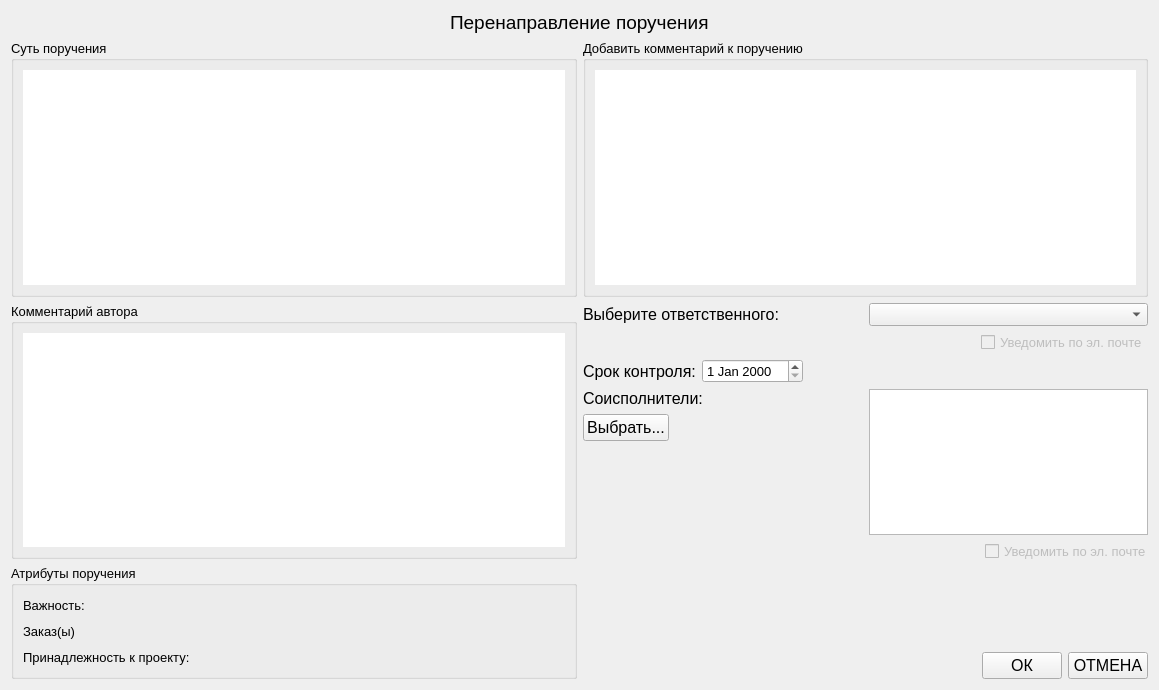
<?xml version="1.0" encoding="UTF-8"?>
<ui version="4.0">
 <class>RedirectTaskWindow</class>
 <widget class="QWidget" name="RedirectTaskWindow">
  <property name="windowModality">
   <enum>Qt::ApplicationModal</enum>
  </property>
  <property name="geometry">
   <rect>
    <x>0</x>
    <y>0</y>
    <width>1159</width>
    <height>690</height>
   </rect>
  </property>
  <property name="font">
   <font>
    <pointsize>10</pointsize>
   </font>
  </property>
  <property name="windowTitle">
   <string>Перенаправление поручения</string>
  </property>
  <layout class="QVBoxLayout" name="verticalLayout_10">
   <item>
    <layout class="QHBoxLayout" name="horizontalLayout_15">
     <item>
      <spacer name="horizontalSpacer_10">
       <property name="orientation">
        <enum>Qt::Horizontal</enum>
       </property>
       <property name="sizeHint" stdset="0">
        <size>
         <width>40</width>
         <height>20</height>
        </size>
       </property>
      </spacer>
     </item>
     <item>
      <widget class="QLabel" name="label_5">
       <property name="font">
        <font>
         <pointsize>14</pointsize>
        </font>
       </property>
       <property name="text">
        <string>Перенаправление поручения</string>
       </property>
      </widget>
     </item>
     <item>
      <spacer name="horizontalSpacer_11">
       <property name="orientation">
        <enum>Qt::Horizontal</enum>
       </property>
       <property name="sizeHint" stdset="0">
        <size>
         <width>40</width>
         <height>20</height>
        </size>
       </property>
      </spacer>
     </item>
    </layout>
   </item>
   <item>
    <layout class="QHBoxLayout" name="horizontalLayout_11">
     <item>
      <layout class="QVBoxLayout" name="verticalLayout_2">
       <item>
        <widget class="QGroupBox" name="groupBox_5">
         <property name="palette">
          <palette>
           <active>
            <colorrole role="WindowText">
             <brush brushstyle="SolidPattern">
              <color alpha="255">
               <red>0</red>
               <green>0</green>
               <blue>0</blue>
              </color>
             </brush>
            </colorrole>
           </active>
           <inactive>
            <colorrole role="WindowText">
             <brush brushstyle="SolidPattern">
              <color alpha="255">
               <red>0</red>
               <green>0</green>
               <blue>0</blue>
              </color>
             </brush>
            </colorrole>
           </inactive>
           <disabled>
            <colorrole role="WindowText">
             <brush brushstyle="SolidPattern">
              <color alpha="255">
               <red>106</red>
               <green>104</green>
               <blue>100</blue>
              </color>
             </brush>
            </colorrole>
           </disabled>
          </palette>
         </property>
         <property name="font">
          <font>
           <pointsize>10</pointsize>
          </font>
         </property>
         <property name="title">
          <string>Суть поручения</string>
         </property>
         <layout class="QVBoxLayout" name="verticalLayout_7">
          <item>
           <widget class="QPlainTextEdit" name="descTxtEd">
            <property name="palette">
             <palette>
              <active>
               <colorrole role="WindowText">
                <brush brushstyle="SolidPattern">
                 <color alpha="255">
                  <red>0</red>
                  <green>0</green>
                  <blue>0</blue>
                 </color>
                </brush>
               </colorrole>
               <colorrole role="Base">
                <brush brushstyle="SolidPattern">
                 <color alpha="255">
                  <red>255</red>
                  <green>255</green>
                  <blue>255</blue>
                 </color>
                </brush>
               </colorrole>
              </active>
              <inactive>
               <colorrole role="WindowText">
                <brush brushstyle="SolidPattern">
                 <color alpha="255">
                  <red>0</red>
                  <green>0</green>
                  <blue>0</blue>
                 </color>
                </brush>
               </colorrole>
               <colorrole role="Base">
                <brush brushstyle="SolidPattern">
                 <color alpha="255">
                  <red>255</red>
                  <green>255</green>
                  <blue>255</blue>
                 </color>
                </brush>
               </colorrole>
              </inactive>
              <disabled>
               <colorrole role="WindowText">
                <brush brushstyle="SolidPattern">
                 <color alpha="255">
                  <red>106</red>
                  <green>104</green>
                  <blue>100</blue>
                 </color>
                </brush>
               </colorrole>
               <colorrole role="Base">
                <brush brushstyle="SolidPattern">
                 <color alpha="255">
                  <red>212</red>
                  <green>208</green>
                  <blue>200</blue>
                 </color>
                </brush>
               </colorrole>
              </disabled>
             </palette>
            </property>
            <property name="frameShape">
             <enum>QFrame::NoFrame</enum>
            </property>
            <property name="readOnly">
             <bool>true</bool>
            </property>
           </widget>
          </item>
         </layout>
        </widget>
       </item>
       <item>
        <widget class="QGroupBox" name="groupBox_4">
         <property name="palette">
          <palette>
           <active>
            <colorrole role="WindowText">
             <brush brushstyle="SolidPattern">
              <color alpha="255">
               <red>0</red>
               <green>0</green>
               <blue>0</blue>
              </color>
             </brush>
            </colorrole>
           </active>
           <inactive>
            <colorrole role="WindowText">
             <brush brushstyle="SolidPattern">
              <color alpha="255">
               <red>0</red>
               <green>0</green>
               <blue>0</blue>
              </color>
             </brush>
            </colorrole>
           </inactive>
           <disabled>
            <colorrole role="WindowText">
             <brush brushstyle="SolidPattern">
              <color alpha="255">
               <red>106</red>
               <green>104</green>
               <blue>100</blue>
              </color>
             </brush>
            </colorrole>
           </disabled>
          </palette>
         </property>
         <property name="font">
          <font>
           <pointsize>10</pointsize>
          </font>
         </property>
         <property name="title">
          <string>Комментарий автора</string>
         </property>
         <layout class="QVBoxLayout" name="verticalLayout_6">
          <item>
           <widget class="QPlainTextEdit" name="authCommentTxtEd">
            <property name="palette">
             <palette>
              <active>
               <colorrole role="WindowText">
                <brush brushstyle="SolidPattern">
                 <color alpha="255">
                  <red>0</red>
                  <green>0</green>
                  <blue>0</blue>
                 </color>
                </brush>
               </colorrole>
               <colorrole role="Base">
                <brush brushstyle="SolidPattern">
                 <color alpha="255">
                  <red>255</red>
                  <green>255</green>
                  <blue>255</blue>
                 </color>
                </brush>
               </colorrole>
              </active>
              <inactive>
               <colorrole role="WindowText">
                <brush brushstyle="SolidPattern">
                 <color alpha="255">
                  <red>0</red>
                  <green>0</green>
                  <blue>0</blue>
                 </color>
                </brush>
               </colorrole>
               <colorrole role="Base">
                <brush brushstyle="SolidPattern">
                 <color alpha="255">
                  <red>255</red>
                  <green>255</green>
                  <blue>255</blue>
                 </color>
                </brush>
               </colorrole>
              </inactive>
              <disabled>
               <colorrole role="WindowText">
                <brush brushstyle="SolidPattern">
                 <color alpha="255">
                  <red>106</red>
                  <green>104</green>
                  <blue>100</blue>
                 </color>
                </brush>
               </colorrole>
               <colorrole role="Base">
                <brush brushstyle="SolidPattern">
                 <color alpha="255">
                  <red>212</red>
                  <green>208</green>
                  <blue>200</blue>
                 </color>
                </brush>
               </colorrole>
              </disabled>
             </palette>
            </property>
            <property name="frameShape">
             <enum>QFrame::NoFrame</enum>
            </property>
            <property name="readOnly">
             <bool>true</bool>
            </property>
           </widget>
          </item>
         </layout>
        </widget>
       </item>
       <item>
        <widget class="QGroupBox" name="groupBox_3">
         <property name="palette">
          <palette>
           <active>
            <colorrole role="WindowText">
             <brush brushstyle="SolidPattern">
              <color alpha="255">
               <red>0</red>
               <green>0</green>
               <blue>0</blue>
              </color>
             </brush>
            </colorrole>
           </active>
           <inactive>
            <colorrole role="WindowText">
             <brush brushstyle="SolidPattern">
              <color alpha="255">
               <red>0</red>
               <green>0</green>
               <blue>0</blue>
              </color>
             </brush>
            </colorrole>
           </inactive>
           <disabled>
            <colorrole role="WindowText">
             <brush brushstyle="SolidPattern">
              <color alpha="255">
               <red>106</red>
               <green>104</green>
               <blue>100</blue>
              </color>
             </brush>
            </colorrole>
           </disabled>
          </palette>
         </property>
         <property name="font">
          <font>
           <pointsize>10</pointsize>
          </font>
         </property>
         <property name="title">
          <string>Атрибуты поручения</string>
         </property>
         <layout class="QVBoxLayout" name="verticalLayout">
          <item>
           <layout class="QHBoxLayout" name="horizontalLayout_4">
            <item>
             <widget class="QLabel" name="label">
              <property name="text">
               <string>Важность:</string>
              </property>
             </widget>
            </item>
            <item>
             <widget class="QLabel" name="importanceLbl">
              <property name="text">
               <string/>
              </property>
             </widget>
            </item>
            <item>
             <spacer name="horizontalSpacer_6">
              <property name="orientation">
               <enum>Qt::Horizontal</enum>
              </property>
              <property name="sizeHint" stdset="0">
               <size>
                <width>40</width>
                <height>20</height>
               </size>
              </property>
             </spacer>
            </item>
            <item>
             <widget class="QLabel" name="isOverdueLbl">
              <property name="text">
               <string/>
              </property>
             </widget>
            </item>
            <item>
             <spacer name="horizontalSpacer_7">
              <property name="orientation">
               <enum>Qt::Horizontal</enum>
              </property>
              <property name="sizeHint" stdset="0">
               <size>
                <width>40</width>
                <height>20</height>
               </size>
              </property>
             </spacer>
            </item>
           </layout>
          </item>
          <item>
           <layout class="QHBoxLayout" name="horizontalLayout_6">
            <item>
             <widget class="QLabel" name="label_8">
              <property name="text">
               <string>Заказ(ы)</string>
              </property>
             </widget>
            </item>
            <item>
             <widget class="QLabel" name="orderLbl">
              <property name="text">
               <string/>
              </property>
             </widget>
            </item>
            <item>
             <spacer name="horizontalSpacer_8">
              <property name="orientation">
               <enum>Qt::Horizontal</enum>
              </property>
              <property name="sizeHint" stdset="0">
               <size>
                <width>40</width>
                <height>20</height>
               </size>
              </property>
             </spacer>
            </item>
           </layout>
          </item>
          <item>
           <layout class="QHBoxLayout" name="horizontalLayout_7">
            <item>
             <widget class="QLabel" name="label_12">
              <property name="text">
               <string>Принадлежность к проекту:</string>
              </property>
             </widget>
            </item>
            <item>
             <widget class="QLabel" name="projectLbl">
              <property name="text">
               <string/>
              </property>
             </widget>
            </item>
            <item>
             <spacer name="horizontalSpacer_9">
              <property name="orientation">
               <enum>Qt::Horizontal</enum>
              </property>
              <property name="sizeHint" stdset="0">
               <size>
                <width>40</width>
                <height>20</height>
               </size>
              </property>
             </spacer>
            </item>
           </layout>
          </item>
         </layout>
        </widget>
       </item>
      </layout>
     </item>
     <item>
      <layout class="QVBoxLayout" name="verticalLayout_5">
       <item>
        <widget class="QGroupBox" name="groupBox_6">
         <property name="palette">
          <palette>
           <active>
            <colorrole role="WindowText">
             <brush brushstyle="SolidPattern">
              <color alpha="255">
               <red>0</red>
               <green>0</green>
               <blue>0</blue>
              </color>
             </brush>
            </colorrole>
           </active>
           <inactive>
            <colorrole role="WindowText">
             <brush brushstyle="SolidPattern">
              <color alpha="255">
               <red>0</red>
               <green>0</green>
               <blue>0</blue>
              </color>
             </brush>
            </colorrole>
           </inactive>
           <disabled>
            <colorrole role="WindowText">
             <brush brushstyle="SolidPattern">
              <color alpha="255">
               <red>106</red>
               <green>104</green>
               <blue>100</blue>
              </color>
             </brush>
            </colorrole>
           </disabled>
          </palette>
         </property>
         <property name="font">
          <font>
           <pointsize>10</pointsize>
          </font>
         </property>
         <property name="title">
          <string>Добавить комментарий к поручению</string>
         </property>
         <layout class="QVBoxLayout" name="verticalLayout_8">
          <item>
           <widget class="QPlainTextEdit" name="commentTxtEd">
            <property name="palette">
             <palette>
              <active>
               <colorrole role="WindowText">
                <brush brushstyle="SolidPattern">
                 <color alpha="255">
                  <red>0</red>
                  <green>0</green>
                  <blue>0</blue>
                 </color>
                </brush>
               </colorrole>
               <colorrole role="Base">
                <brush brushstyle="SolidPattern">
                 <color alpha="255">
                  <red>255</red>
                  <green>255</green>
                  <blue>255</blue>
                 </color>
                </brush>
               </colorrole>
              </active>
              <inactive>
               <colorrole role="WindowText">
                <brush brushstyle="SolidPattern">
                 <color alpha="255">
                  <red>0</red>
                  <green>0</green>
                  <blue>0</blue>
                 </color>
                </brush>
               </colorrole>
               <colorrole role="Base">
                <brush brushstyle="SolidPattern">
                 <color alpha="255">
                  <red>255</red>
                  <green>255</green>
                  <blue>255</blue>
                 </color>
                </brush>
               </colorrole>
              </inactive>
              <disabled>
               <colorrole role="WindowText">
                <brush brushstyle="SolidPattern">
                 <color alpha="255">
                  <red>106</red>
                  <green>104</green>
                  <blue>100</blue>
                 </color>
                </brush>
               </colorrole>
               <colorrole role="Base">
                <brush brushstyle="SolidPattern">
                 <color alpha="255">
                  <red>212</red>
                  <green>208</green>
                  <blue>200</blue>
                 </color>
                </brush>
               </colorrole>
              </disabled>
             </palette>
            </property>
            <property name="frameShape">
             <enum>QFrame::NoFrame</enum>
            </property>
            <property name="readOnly">
             <bool>false</bool>
            </property>
           </widget>
          </item>
         </layout>
        </widget>
       </item>
       <item>
        <layout class="QVBoxLayout" name="verticalLayout_3">
         <item>
          <layout class="QHBoxLayout" name="horizontalLayout">
           <item>
            <widget class="QLabel" name="label_2">
             <property name="font">
              <font>
               <pointsize>12</pointsize>
              </font>
             </property>
             <property name="text">
              <string>Выберите ответственного:</string>
             </property>
            </widget>
           </item>
           <item>
            <widget class="QComboBox" name="selectResponsibleCmBx"/>
           </item>
          </layout>
         </item>
         <item>
          <layout class="QHBoxLayout" name="horizontalLayout_2">
           <item>
            <spacer name="horizontalSpacer">
             <property name="orientation">
              <enum>Qt::Horizontal</enum>
             </property>
             <property name="sizeHint" stdset="0">
              <size>
               <width>40</width>
               <height>20</height>
              </size>
             </property>
            </spacer>
           </item>
           <item>
            <widget class="QCheckBox" name="sendEmailRespChBx">
             <property name="enabled">
              <bool>false</bool>
             </property>
             <property name="font">
              <font>
               <pointsize>10</pointsize>
              </font>
             </property>
             <property name="text">
              <string>Уведомить по эл. почте</string>
             </property>
            </widget>
           </item>
          </layout>
         </item>
        </layout>
       </item>
       <item>
        <layout class="QHBoxLayout" name="horizontalLayout_8">
         <item>
          <widget class="QLabel" name="label_4">
           <property name="font">
            <font>
             <pointsize>12</pointsize>
            </font>
           </property>
           <property name="text">
            <string>Срок контроля:</string>
           </property>
          </widget>
         </item>
         <item>
          <widget class="QDateEdit" name="deadLineDatEd">
           <property name="font">
            <font>
             <pointsize>10</pointsize>
            </font>
           </property>
          </widget>
         </item>
         <item>
          <spacer name="horizontalSpacer_4">
           <property name="orientation">
            <enum>Qt::Horizontal</enum>
           </property>
           <property name="sizeHint" stdset="0">
            <size>
             <width>40</width>
             <height>20</height>
            </size>
           </property>
          </spacer>
         </item>
        </layout>
       </item>
       <item>
        <layout class="QHBoxLayout" name="horizontalLayout_10">
         <item>
          <layout class="QVBoxLayout" name="verticalLayout_4">
           <item>
            <widget class="QLabel" name="label_3">
             <property name="maximumSize">
              <size>
               <width>133</width>
               <height>59</height>
              </size>
             </property>
             <property name="font">
              <font>
               <pointsize>12</pointsize>
              </font>
             </property>
             <property name="text">
              <string>Соисполнители:</string>
             </property>
            </widget>
           </item>
           <item>
            <layout class="QHBoxLayout" name="horizontalLayout_3">
             <item>
              <widget class="QPushButton" name="selectAccompliceBt">
               <property name="font">
                <font>
                 <pointsize>12</pointsize>
                </font>
               </property>
               <property name="text">
                <string>Выбрать...</string>
               </property>
              </widget>
             </item>
             <item>
              <spacer name="horizontalSpacer_2">
               <property name="orientation">
                <enum>Qt::Horizontal</enum>
               </property>
               <property name="sizeHint" stdset="0">
                <size>
                 <width>40</width>
                 <height>20</height>
                </size>
               </property>
              </spacer>
             </item>
            </layout>
           </item>
           <item>
            <spacer name="verticalSpacer_3">
             <property name="orientation">
              <enum>Qt::Vertical</enum>
             </property>
             <property name="sizeHint" stdset="0">
              <size>
               <width>20</width>
               <height>40</height>
              </size>
             </property>
            </spacer>
           </item>
          </layout>
         </item>
         <item>
          <layout class="QVBoxLayout" name="verticalLayout_9">
           <item>
            <widget class="QListWidget" name="selectedAccompliceLst">
             <property name="maximumSize">
              <size>
               <width>16777215</width>
               <height>146</height>
              </size>
             </property>
             <property name="font">
              <font>
               <pointsize>10</pointsize>
              </font>
             </property>
             <property name="focusPolicy">
              <enum>Qt::ClickFocus</enum>
             </property>
             <property name="selectionMode">
              <enum>QAbstractItemView::ExtendedSelection</enum>
             </property>
            </widget>
           </item>
           <item>
            <layout class="QHBoxLayout" name="horizontalLayout_5">
             <item>
              <spacer name="horizontalSpacer_3">
               <property name="orientation">
                <enum>Qt::Horizontal</enum>
               </property>
               <property name="sizeHint" stdset="0">
                <size>
                 <width>40</width>
                 <height>20</height>
                </size>
               </property>
              </spacer>
             </item>
             <item>
              <widget class="QCheckBox" name="sendEmailCoautChBx">
               <property name="enabled">
                <bool>false</bool>
               </property>
               <property name="maximumSize">
                <size>
                 <width>163</width>
                 <height>105</height>
                </size>
               </property>
               <property name="font">
                <font>
                 <pointsize>10</pointsize>
                </font>
               </property>
               <property name="text">
                <string>Уведомить по эл. почте</string>
               </property>
              </widget>
             </item>
            </layout>
           </item>
           <item>
            <spacer name="verticalSpacer">
             <property name="orientation">
              <enum>Qt::Vertical</enum>
             </property>
             <property name="sizeHint" stdset="0">
              <size>
               <width>20</width>
               <height>40</height>
              </size>
             </property>
            </spacer>
           </item>
          </layout>
         </item>
        </layout>
       </item>
       <item>
        <layout class="QHBoxLayout" name="horizontalLayout_9">
         <item>
          <spacer name="horizontalSpacer_5">
           <property name="orientation">
            <enum>Qt::Horizontal</enum>
           </property>
           <property name="sizeHint" stdset="0">
            <size>
             <width>40</width>
             <height>20</height>
            </size>
           </property>
          </spacer>
         </item>
         <item>
          <widget class="QPushButton" name="okBt">
           <property name="font">
            <font>
             <pointsize>12</pointsize>
            </font>
           </property>
           <property name="text">
            <string>ОК</string>
           </property>
          </widget>
         </item>
         <item>
          <widget class="QPushButton" name="cancelBt">
           <property name="font">
            <font>
             <pointsize>12</pointsize>
            </font>
           </property>
           <property name="text">
            <string>ОТМЕНА</string>
           </property>
          </widget>
         </item>
        </layout>
       </item>
      </layout>
     </item>
    </layout>
   </item>
  </layout>
 </widget>
 <resources/>
 <connections/>
</ui>
